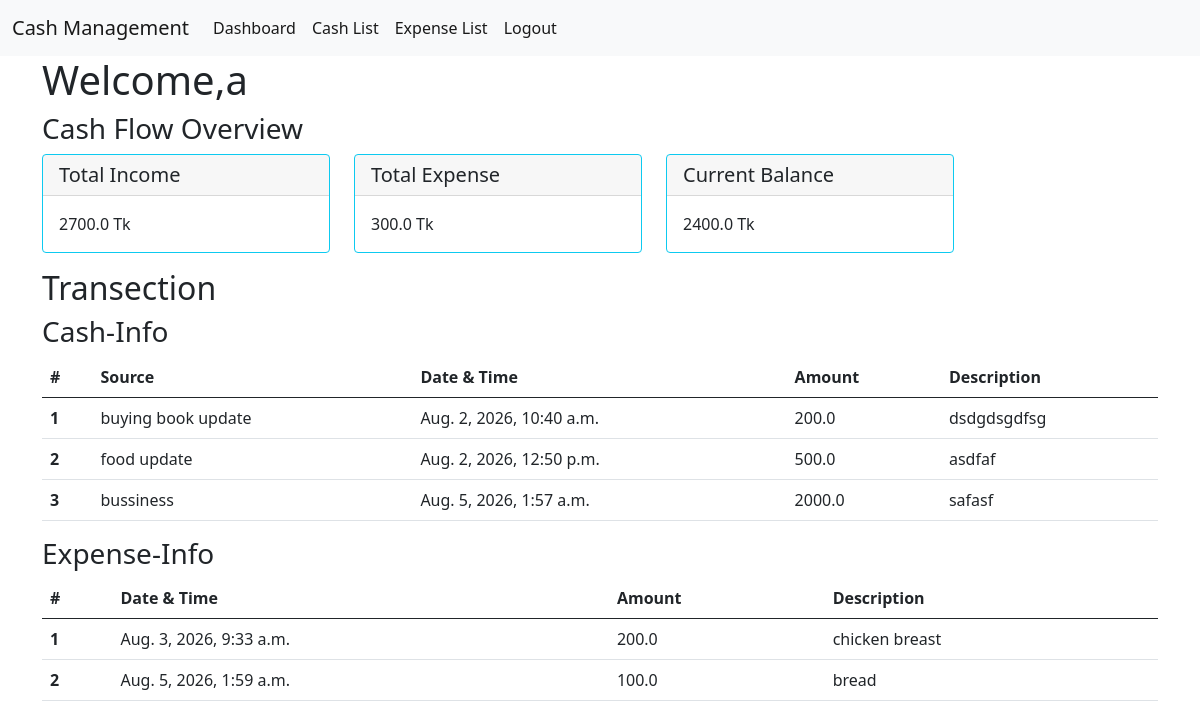
/dashboard-page/ (signed in), run on the app's committed database.
### cashmanagment_app/models.py (models this page shows, shortened)
class UserModel(AbstractUser):
    def __str__(self):
        return f'{self.username}'

class AddCashModel(models.Model):
    user = models.ForeignKey(UserModel,on_delete=models.CASCADE,related_name='cash_info',null=True)
    source = models.CharField(max_length=100,null=True)
    datetime = models.DateTimeField(null=True)
    amount = models.FloatField(null=True)
    description = models.TextField(null=True)

class ExpenseModel(models.Model):
    user = models.ForeignKey(UserModel,on_delete=models.CASCADE,related_name='expense_info',null=True)
    datetime = models.DateTimeField(null=True)
    amount = models.FloatField(null=True)
    description = models.TextField(null=True)

### cashmanagment_app/views.py (the view)
# urls.py: path('dashboard-page/',dashboard_page,name='dashboard_page'),
@login_required
def dashboard_page(request):
    cash_data = AddCashModel.objects.filter(user = request.user)
    expense_data = ExpenseModel.objects.filter(user = request.user)
    total_cash = cash_data.aggregate(
        total = Sum('amount') #for add cash model
    )['total'] or 0
    total_expense = expense_data.aggregate(
        total  = Sum('amount') # for expense model
    )['total'] or 0 # showing total value into dictionary
    current_balance = total_cash - total_expense
    context = {
        'total_cash' : total_cash,
        'total_expense' : total_expense,
        'current_balance' : current_balance,
        'cash_data' : cash_data,
        'expense_data' : expense_data,
    }
    return render(request,'dashboard-page.html',context)

### cashmanagment_app/templates/dashboard-page.html
{% extends 'master/base.html' %}
{% block content %}
  <h1>Welcome,{{ request.user }}</h1>
  <h3>Cash Flow Overview</h3>
  <div class="d-flex gap-4">
    <div class="card border-info mb-3" style="width: 18rem;">
      <h5 class="card-header">Total Income</h5>
      <div class="card-body">
        <p class="card-text">{{ total_cash }} Tk</p>
      </div>
    </div>
    <div class="card border-info mb-3" style="width: 18rem;">
      <h5 class="card-header">Total Expense</h5>
      <div class="card-body">
        <p class="card-text">{{ total_expense }} Tk</p>
      </div>
    </div>
    <div class="card border-info mb-3" style="width: 18rem;">
      <h5 class="card-header">Current Balance</h5>
      <div class="card-body">
        <p class="card-text">{{ current_balance }} Tk</p>
      </div>
    </div>
  </div>
  <h2>Transection</h2>
  <h3>Cash-Info</h3>
  <table class="table">
    <thead>
      <tr>
        <th scope="col">#</th>
        <th scope="col">Source</th>
        <th scope="col">Date & Time</th>
        <th scope="col">Amount</th>
        <th scope="col">Description</th>
      </tr>
    </thead>
    <tbody>
      {% for cash in cash_data %}
        <tr>
          <th scope="row">{{ forloop.counter }}</th>
          <td>{{ cash.source }}</td>
          <td>{{ cash.datetime }}</td>
          <td>{{ cash.amount }}</td>
          <td>{{ cash.description }}</td>
        </tr>
      {% endfor %}
    </tbody>
  </table>
  <h3>Expense-Info</h3>
  <table class="table">
    <thead>
      <tr>
        <th scope="col">#</th>
        <th scope="col">Date & Time</th>
        <th scope="col">Amount</th>
        <th scope="col">Description</th>
      </tr>
    </thead>
    <tbody>
      {% for expense in expense_data %}
        <tr>
          <th scope="row">{{ forloop.counter }}</th>
          <td>{{ expense.datetime }}</td>
          <td>{{ expense.amount }}</td>
          <td>{{ expense.description }}</td>
        </tr>
      {% endfor %}
    </tbody>
  </table>
{% endblock %}

### cashmanagment_app/templates/master/base.html (shortened to what this page needs)
<!doctype html>
<html lang="en">
  <head>
    <link href="https://cdn.jsdelivr.net/npm/bootstrap@5.0.2/dist/css/bootstrap.min.css" rel="stylesheet">
  </head>
  <body>
    {% include 'master/nav.html' %}
    <div class="container">
        {% block content %}
        {% endblock content %}
    </div>
  </body>
</html>

### cashmanagment_app/templates/master/nav.html (shortened to what this page needs)
<nav class="navbar navbar-expand-lg navbar-light bg-light">
  <div class="container-fluid">
    <a class="navbar-brand" href="#">Cash Management</a>
    <div class="collapse navbar-collapse" id="navbarNav">
      <ul class="navbar-nav">
        {% if not request.user.is_authenticated %}
        <li class="nav-item">
          <a class="nav-link active" aria-current="page" href="{% url 'register_page' %} ">Register</a>
        </li>
        <li class="nav-item">
          <a class="nav-link active" aria-current="page" href="{% url 'login_page' %} ">Login</a>
        </li>
        {% else %}
        <li class="nav-item">
          <a class="nav-link active" aria-current="page" href="{% url 'dashboard_page' %} ">Dashboard</a>
        </li>
        <li class="nav-item">
          <a class="nav-link active" aria-current="page" href="{% url 'cash_list' %} ">Cash List</a>
        </li>
        <li class="nav-item">
          <a class="nav-link active" aria-current="page" href="{% url 'expense_list' %} ">Expense List</a>
        </li>
        <li class="nav-item">
          <a class="nav-link active" aria-current="page" href="{% url 'logout_page' %} ">Logout</a>
        </li>
        {% endif %}
      </ul>
    </div>
  </div>
</nav>

### data on the page
UserModel: user "a"
AddCashModel: source "buying book update", datetime "Aug. 2, 2026, 10:40 a.m.", amount "200.0", description "dsdgdsgdfsg"
AddCashModel: source "food update", datetime "Aug. 2, 2026, 12:50 p.m.", amount "500.0", description "asdfaf"
AddCashModel: source "bussiness", datetime "Aug. 5, 2026, 1:57 a.m.", amount "2000.0", description "safasf"
ExpenseModel: datetime "Aug. 3, 2026, 9:33 a.m.", amount "200.0", description "chicken breast"
ExpenseModel: datetime "Aug. 5, 2026, 1:59 a.m.", amount "100.0", description "bread"

### other printed values
{{ total_cash }} "2700.0"
{{ total_expense }} "300.0"
{{ current_balance }} "2400.0"
